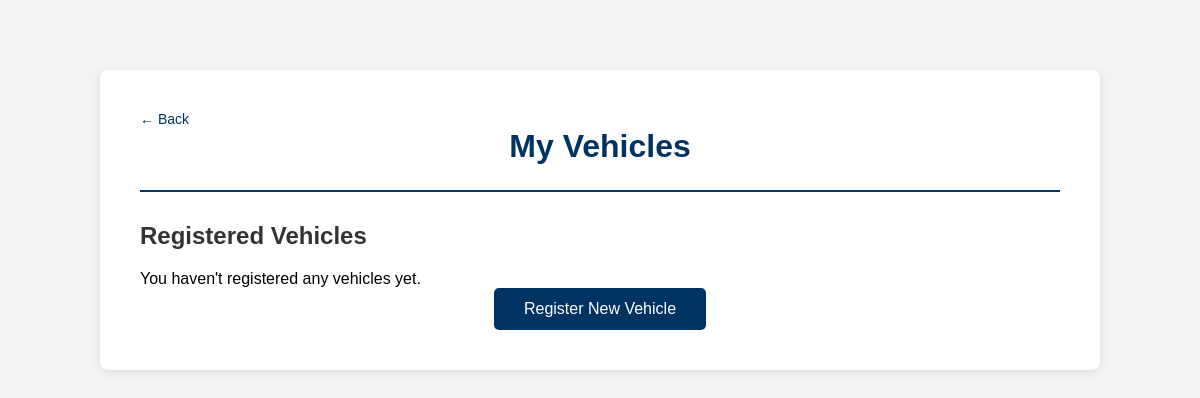
Page /view_vehicles (signed in) on the earlier database version.
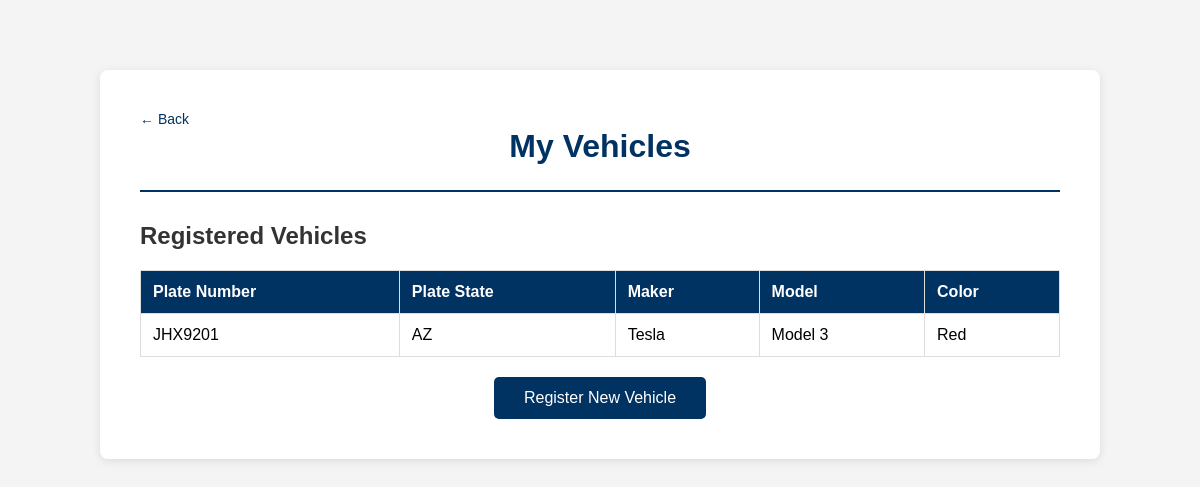
Same page on the later database version.
### tables this page shows
CREATE TABLE vehicles (
    v_vehicleskey integer PRIMARY KEY,
    v_userkey integer not null,
    v_plateno varchar(7) not null,
    v_platestate varchar(20),
    v_maker varchar(20),
    v_model varchar(10),
    v_color varchar(10),

    FOREIGN KEY (v_userkey) REFERENCES users(u_userkey)
);

### app.py (the view)
@app.route('/view_vehicles')
@login_required
def view_vehicles():
    conn = sqlite3.connect('instance/data.sqlite')
    cursor = conn.cursor()
    cursor.execute("""
        SELECT v_vehicleskey, v_plateno, v_platestate, v_maker, v_model, v_color
        FROM vehicles WHERE v_userkey = ?
    """
    , [current_user.u_userkey])
    vehicles = cursor.fetchall()
    conn.close()
    return render_template("view_vehicles.html", vehicles=vehicles, username=current_user.username)

### app.py (called while the page is built)
@login_manager.user_loader
def load_user(user_id):
    return User.query.get(int(user_id))

### templates/view_vehicles.html (shortened to what this page needs)
<!DOCTYPE html>
<html lang="en">
<head>
    <link rel="stylesheet" href="{{ url_for('static', filename='style.css') }}">
</head>
<body>
    <div class="container">
        <header>
            <a href="{{ url_for('home') }}" class="back-link">← Back</a>
            <h1>My Vehicles</h1>
        </header>
        <main>
            <h2>Registered Vehicles</h2>
            {% if vehicles %}
                <table>
                    <thead>
                        <tr>
                            <th>Plate Number</th>
                            <th>Plate State</th>
                            <th>Maker</th>
                            <th>Model</th>
                            <th>Color</th>
                        </tr>
                    </thead>
                    <tbody>
                        {% for vehicle in vehicles %}
                        <tr>
                            <td>{{ vehicle[1] }}</td>
                            <td>{{ vehicle[2] }}</td>
                            <td>{{ vehicle[3] }}</td>
                            <td>{{ vehicle[4] }}</td>
                            <td>{{ vehicle[5] }}</td>
                        </tr>
                        {% endfor %}
                    </tbody>
                </table>
            {% else %}
                <p class="no-data">You haven't registered any vehicles yet.</p>
            {% endif %}
            <div class="button-container">
                <button class="primary-btn" onclick="window.location.href='{{ url_for('reg_vehicle') }}'">Register New Vehicle</button>
            </div>
        </main>
    </div>
</body>
</html>

Differences in the rows shown:
added vehicles: v_plateno "JHX9201", v_platestate "AZ", v_maker "Tesla", v_model "Model 3", v_color "Red"
Other differences:
text no longer shown: "You haven't registered any vehicles yet."
text now shown: "Plate Number Plate State Maker Model Color"
